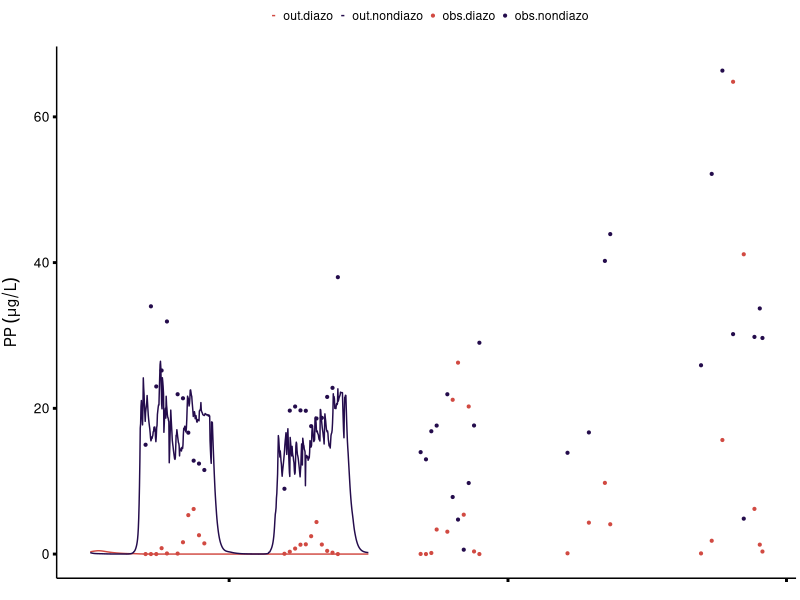
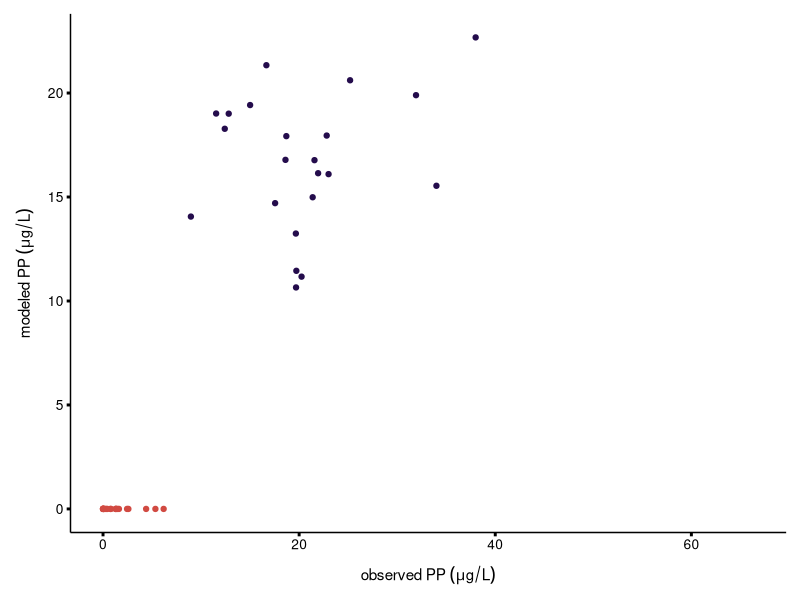

These charts were generated, in order, by the following R code:
## ---- chunk 1
# Working directory should be source file location
getwd()

library(tidyverse)
library(lubridate)

theme_std <- function (base_size = 11, base_family = "") {
  theme_grey(base_size = base_size, base_family = base_family) %+replace% 
    theme(axis.ticks = element_line(colour = "black", size = 1), 
          legend.key = element_rect(colour = "white"), 
          panel.background = element_rect(fill = "white", colour = NA), 
          panel.border = element_rect(fill = NA, colour = NA),
          axis.line = element_line(size = 0.5, colour = "black"),
          panel.grid.major = element_line(NA), 
          panel.grid.minor = element_line(NA), 
          strip.background = element_rect(fill = "grey80", colour = "grey50", size = 0.2),
          axis.text  = element_text(size=rel(0.9)),
          axis.title.x = element_text(margin = unit(c(3, 0, 0, 0), "mm"),size=rel(1)),
          axis.title.y = element_text(margin = unit(c(0, 3, 0, 0), "mm"),size=rel(1), angle = 90),
          strip.text = element_text(size = rel(1.15), colour = "black", face = "bold"),
          plot.margin=unit(c(10,10,10,10),"pt"))}
theme_set(theme_std())

# Observation file
phyto.obs <- read.csv("OutputForOptimization_Phyto.csv")

# Output file
phyto.out <- read.csv("Output_IntegratedEpi_Phyto.csv")

## ---- chunk 2
# Observation file
phyto.obs$date <- as.Date(phyto.obs$date, "%Y-%m-%d")

phyto.obs <- phyto.obs %>%
  filter(date > as.Date("1974-12-31") & date < as.Date("1980-01-01"))

# Output file
colnames(phyto.out) <- c("Year", "Month", "Day", "diazoPP", "nondiazoPP")
phyto.out <- phyto.out %>%
  unite(date, Year, Month, Day, sep = '-')
phyto.out$date <- as.Date(phyto.out$date, "%Y-%m-%d")

phyto.match <- left_join(phyto.obs, phyto.out, by = "date")

## ---- chunk 3
PPmodelplot <- ggplot(phyto.out) +
  #geom_rect(xmin = -Inf, xmax = as.numeric(as.Date("1975-01-01")), ymin = -Inf, ymax = Inf, fill = "gray90") +
  #geom_rect(xmin = as.numeric(as.Date("1990-01-01")), xmax = Inf, ymin = -Inf, ymax = Inf, fill = "gray90") +
  geom_line(data = phyto.out, aes(x = date, y = diazoPP, color = "out.diazo"), size = 0.5) +
  geom_line(data = phyto.out, aes(x = date, y = nondiazoPP, color = "out.nondiazo"), size = 0.5) +
  geom_point(data = phyto.obs, aes(x = date, y = diazoPP, color = "obs.diazo"), pch = 19, size = 0.75) +
  geom_point(data = phyto.obs, aes(x = date, y = nondiazoPP, color = "obs.nondiazo"), pch = 19, size = 0.75) +
  ylab(expression(PP ~ (mu*g / L))) +
  xlab(" ") +
  scale_colour_manual("", breaks = c("out.diazo", "out.nondiazo", "obs.diazo", "obs.nondiazo"), 
                      values = c("#d14a42ff",  "#240c4cff", "#d14a42ff",  "#240c4cff")) +
  theme(legend.position = "top", axis.text.x = element_blank(), plot.margin=unit(c(0, 0.1, -0.25, 0), "cm"), 
        legend.key.size = unit(0.1, "cm")) 
print(PPmodelplot)

PPfitplot <- ggplot(phyto.match) +
  geom_point(aes(x = nondiazoPP.x, y = nondiazoPP.y), color = "#240c4cff") +
  geom_point(aes(x = diazoPP.x, y = diazoPP.y), color = "#d14a42ff") +
  ylab(expression(modeled ~ PP ~ (mu*g / L))) +
  xlab(expression(observed ~ PP ~ (mu*g / L))) +
  scale_colour_manual("", breaks = c("diazo", "nondiazo"), values = c("#d14a42ff",  "#240c4cff")) 
print(PPfitplot)

